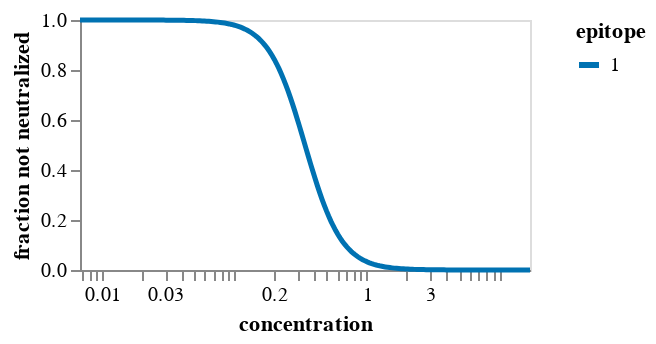

The cell this chart's notebook holds for it:
### Markdown cell above
## Fit `polyclonal` model
Fit the model.
If there is more than one epitope, we fit models with fewer epitopes too:

### Code cell
# first build up arguments used to specify fitting
n_epitopes = params["polyclonal_params"]["n_epitopes"]
spatial_distances = params["polyclonal_params"]["spatial_distances"]
fit_kwargs = params["polyclonal_params"]["fit_kwargs"]
escape_plot_kwargs = params["escape_plot_kwargs"]
plot_hide_stats = params["plot_hide_stats"]

site_numbering_map = pd.read_csv(site_numbering_map_csv).sort_values("sequential_site")

escape_plot_kwargs["df_to_merge"] = [
    site_numbering_map.rename(columns={"reference_site": "site"})[
        ["site", "sequential_site", "region"]
    ]
]

if "addtl_slider_stats" not in escape_plot_kwargs:
    escape_plot_kwargs["addtl_slider_stats"] = {}
if "addtl_slider_stats_hide_not_filter" not in escape_plot_kwargs:
    escape_plot_kwargs["addtl_slider_stats_hide_not_filter"] = []

for stat, stat_d in plot_hide_stats.items():
    escape_plot_kwargs["addtl_slider_stats"][stat] = stat_d["init"]
    escape_plot_kwargs["addtl_slider_stats_hide_not_filter"].append(stat)
    escape_plot_kwargs["df_to_merge"].append(
        pd.read_csv(stat_d["csv"]).rename(columns={stat_d["csv_col"]: stat})[
            ["site", "mutant", stat]
        ]
    )

if spatial_distances is not None:
    print(f"Reading spatial distances from {spatial_distances}")
    spatial_distances = pd.read_csv(spatial_distances)
    print(f"Read spatial distances for {len(spatial_distances)} residue pairs")

# now fit the models
for n in range(1, n_epitopes + 1):
    print(f"\n\nFitting a model for {n} epitopes")

    model = polyclonal.Polyclonal(
        n_epitopes=n,
        data_to_fit=(
            prob_escape.query("retain").query("use_in_fit")[
                ["aa_substitutions", "concentration", "prob_escape"]
            ]
        ),
        alphabet=polyclonal.AAS_WITHSTOP_WITHGAP,
        spatial_distances=spatial_distances,
        sites=site_numbering_map["reference_site"],
    )

    opt_res = model.fit(**fit_kwargs)

    print("Here is the neutralization curve:")
    display(model.curves_plot())
    print("Here is the mutation-escape plot:")
    display(model.mut_escape_plot(**escape_plot_kwargs))

print(f"\n\nWriting the {n} epitope model to {pickle_file}")
with open(pickle_file, "wb") as f:
    pickle.dump(model, f)

### Figure 1 — Vega-Lite specification as saved in the notebook (floating-point values rounded to 4 significant figures; data arrays with more than 128 entries replaced by an {"elided": "..."} marker saying what was removed)
{"config": {"view": {"continuousWidth": 300, "continuousHeight": 300}, "axis": {"grid": false, "labelOverlap": true}, "legend": {"symbolStrokeWidth": 3}}, "data": {"name": "data-eacfa7ba8333784736f2ba8594cd0506"}, "mark": {"type": "line"}, "encoding": {"color": {"field": "epitope", "scale": {"domain": ["1"], "range": ["#0072B2"]}, "sort": ["1"], "type": "nominal"}, "detail": {}, "opacity": {"field": "is_weighted_replicate", "legend": null, "scale": {"domain": [0, 1], "nice": false, "range": [0.5, 1]}, "type": "quantitative"}, "strokeWidth": {"field": "is_weighted_replicate", "legend": null, "scale": {"domain": [0, 1], "nice": false, "range": [1, 2.5]}, "type": "quantitative"}, "tooltip": [{"field": "epitope", "type": "nominal"}, {"field": "activity", "format": ".3g", "type": "quantitative"}, {"field": "hill_coefficient", "format": ".3g", "type": "quantitative"}, {"field": "non_neutralized_frac", "format": ".3g", "type": "quantitative"}, {"field": "c", "format": ".3g", "title": "concentration", "type": "quantitative"}, {"field": "u", "format": ".3g", "title": "fraction not neutralized", "type": "quantitative"}], "x": {"field": "c", "scale": {"nice": false, "type": "log"}, "title": "concentration", "type": "quantitative"}, "y": {"field": "u", "title": "fraction not neutralized", "type": "quantitative"}}, "height": 125, "params": [{"name": "param_1", "select": {"type": "point", "fields": ["epitope"]}, "bind": "legend"}], "transform": [{"filter": {"param": "param_1"}}], "width": 225, "$schema": "https://vega.github.io/schema/vega-lite/v5.8.0.json", "datasets": {"data-eacfa7ba8333784736f2ba8594cd0506": {"elided": "200 records"}}}
